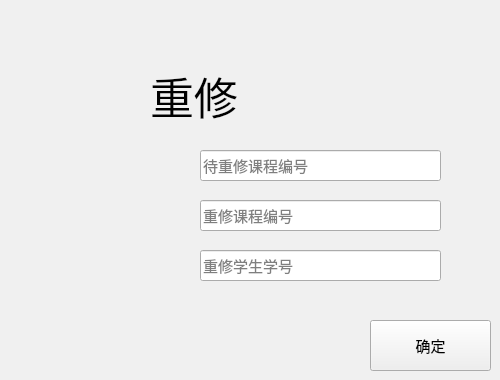
                                                <widget class="QWidget" name="tab_Super_Grade_Retakes">
                                                    <property name="palette">
                                                        <palette>
                                                            <active>
                                                                <colorrole role="Window">
                                                                    <brush brushstyle="SolidPattern">
                                                                        <color alpha="255">
                                                                            <red>240</red>
                                                                            <green>240</green>
                                                                            <blue>240</blue>
                                                                        </color>
                                                                    </brush>
                                                                </colorrole>
                                                            </active>
                                                            <inactive>
                                                                <colorrole role="Window">
                                                                    <brush brushstyle="SolidPattern">
                                                                        <color alpha="255">
                                                                            <red>240</red>
                                                                            <green>240</green>
                                                                            <blue>240</blue>
                                                                        </color>
                                                                    </brush>
                                                                </colorrole>
                                                            </inactive>
                                                            <disabled>
                                                                <colorrole role="Base">
                                                                    <brush brushstyle="SolidPattern">
                                                                        <color alpha="255">
                                                                            <red>240</red>
                                                                            <green>240</green>
                                                                            <blue>240</blue>
                                                                        </color>
                                                                    </brush>
                                                                </colorrole>
                                                                <colorrole role="Window">
                                                                    <brush brushstyle="SolidPattern">
                                                                        <color alpha="255">
                                                                            <red>240</red>
                                                                            <green>240</green>
                                                                            <blue>240</blue>
                                                                        </color>
                                                                    </brush>
                                                                </colorrole>
                                                            </disabled>
                                                        </palette>
                                                    </property>
                                                    <property name="autoFillBackground">
                                                        <bool>true</bool>
                                                    </property>
                                                    <attribute name="title">
                                                        <string>重修管理</string>
                                                    </attribute>
                                                    <widget class="QLineEdit" name="lineEdit_Super_Grade_RetakeId">
                                                        <property name="geometry">
                                                            <rect>
                                                                <x>200</x>
                                                                <y>150</y>
                                                                <width>241</width>
                                                                <height>31</height>
                                                            </rect>
                                                        </property>
                                                        <property name="font">
                                                            <font>
                                                                <pointsize>11</pointsize>
                                                            </font>
                                                        </property>
                                                        <property name="placeholderText">
                                                            <string>待重修课程编号</string>
                                                        </property>
                                                        <property name="clearButtonEnabled">
                                                            <bool>true</bool>
                                                        </property>
                                                    </widget>
                                                    <widget class="QLineEdit" name="lineEdit_Super_Grade_ToRetakeId">
                                                        <property name="geometry">
                                                            <rect>
                                                                <x>200</x>
                                                                <y>200</y>
                                                                <width>241</width>
                                                                <height>31</height>
                                                            </rect>
                                                        </property>
                                                        <property name="font">
                                                            <font>
                                                                <pointsize>11</pointsize>
                                                            </font>
                                                        </property>
                                                        <property name="placeholderText">
                                                            <string>重修课程编号</string>
                                                        </property>
                                                        <property name="clearButtonEnabled">
                                                            <bool>true</bool>
                                                        </property>
                                                    </widget>
                                                    <widget class="QLineEdit" name="lineEdit_Super_Grade_StudentId">
                                                        <property name="geometry">
                                                            <rect>
                                                                <x>200</x>
                                                                <y>250</y>
                                                                <width>241</width>
                                                                <height>31</height>
                                                            </rect>
                                                        </property>
                                                        <property name="font">
                                                            <font>
                                                                <pointsize>11</pointsize>
                                                            </font>
                                                        </property>
                                                        <property name="placeholderText">
                                                            <string>重修学生学号</string>
                                                        </property>
                                                        <property name="clearButtonEnabled">
                                                            <bool>true</bool>
                                                        </property>
                                                    </widget>
                                                    <widget class="QLabel" name="label_2">
                                                        <property name="geometry">
                                                            <rect>
                                                                <x>150</x>
                                                                <y>50</y>
                                                                <width>221</width>
                                                                <height>91</height>
                                                            </rect>
                                                        </property>
                                                        <property name="font">
                                                            <font>
                                                                <pointsize>33</pointsize>
                                                            </font>
                                                        </property>
                                                        <property name="text">
                                                            <string>重修</string>
                                                        </property>
                                                    </widget>
                                                    <widget class="QPushButton" name="pushButton_Super_Grade_Search_2">
                                                        <property name="geometry">
                                                            <rect>
                                                                <x>370</x>
                                                                <y>320</y>
                                                                <width>121</width>
                                                                <height>51</height>
                                                            </rect>
                                                        </property>
                                                        <property name="font">
                                                            <font>
                                                                <pointsize>11</pointsize>
                                                            </font>
                                                        </property>
                                                        <property name="styleSheet">
                                                            <string notr="true"/>
                                                        </property>
                                                        <property name="text">
                                                            <string>确定</string>
                                                        </property>
                                                        <property name="checkable">
                                                            <bool>false</bool>
                                                        </property>
                                                    </widget>
                                                </widget>
